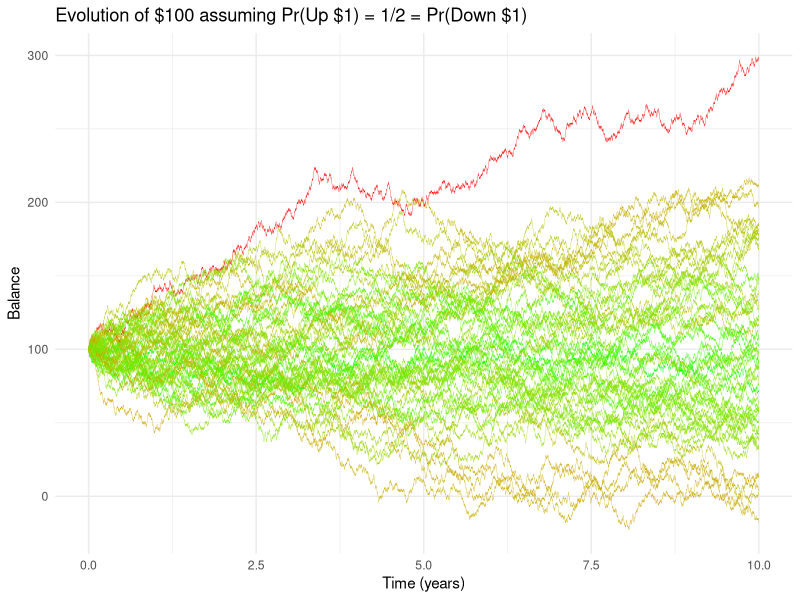

This chart was generated by the following R code:
## ---- chunk 1
#| fig-width: 6
#| fig-height: 4
#| fig-align: center
#| echo: true
library(ggplot2)
library(tidyr)
library(dplyr)

set.seed(1234)
W  <- 100L
Pr <- 0.5
N  <- 365L * 10L # 10 years
n  <- 50L        # compute 50 possible futures
run_chain <- function(N, p) {
  s <- sample(c(-1, 1), size = N, prob = c(p, 1-p), replace = TRUE)
  balance <- 100 + cumsum(s)
  return(balance)
}
chains <- replicate(n, run_chain(N, Pr))
chains_df <- as.data.frame(chains) |>
  mutate(Time = 1:n())
chains_df <- chains_df |>
  pivot_longer(
    cols = -Time,        
    names_to = "Chain", 
    values_to = "Value" 
  )
# color more extreme futures more red and less extreme more green
extremeness <- chains_df |>
  group_by(Chain) |>
  summarize(extreme = max(abs(Value - 100)), .groups = "drop")
chains_df <- left_join(chains_df, extremeness, by = "Chain")
ggplot(chains_df, aes(x = Time/365, y = Value, group = Chain, color = extreme)) +
  geom_line(linewidth = 0.1) +
  labs(title = "Evolution of $100 assuming Pr(Up $1) = 1/2 = Pr(Down $1)", 
       x = "Time (years)", y = "Balance") +
  scale_color_gradient(low = "green", high = "red") +
  theme_minimal() +
  theme(legend.position = "none")
## ---- chunk 2
#| fig-width: 4.5
#| fig-height: 4.5
#| fig-align: center
#| echo: true
library(expm)

T <- 1e5
states <- c(1, 0) # 1: up day, 0: down day
y <- numeric(T)
Q <- matrix(c(3/5, 2/5, 
              1/3, 2/3), ncol = 2, byrow = TRUE)
y[1] <- 1 # start in the up day
for (t in 2:T) {
  if (y[t-1] == 1) {
    y[t] <- sample(states, size = 1, prob = c(Q[1, 1], Q[1, 2]))
  } else {
    y[t] <- sample(states, size = 1, prob = c(Q[2, 1], Q[2, 2]))
  }
}
cat("Proportion of happy Up days:", mean(y) |> round(3))
## ---- chunk 3
#| cache: true
#| echo: true

library(ggplot2)
library(gganimate)
library(dplyr)
library(purrr)

pairs <- expand.grid(i = -10:10, j = -10:10)

lin_trans <- function(M, x) {
  stopifnot(diff(dim(M)) != 0) # must be square matrix
  stopifnot(dim(m)[2] == dim(pairs)[1]) 
  return(M %*% x)
}

# animated_data <- map_dfr(angles, ~ rotate_points(.x, pairs))
# 
# stopifnot(!any(is.na(animated_data$time)))
# stopifnot(is.numeric(animated_data$time))
# 
# p <- ggplot(animated_data, aes(x = x, y = y)) +
#   geom_point(size = 0.1, alpha = 0.8) +
#   geom_vline(xintercept = 0, linewidth = 0.1) +
#   geom_hline(yintercept = 0, linewidth = 0.1) +
#   coord_fixed() +
#   labs(x = "x", y = "y", title = "Rotation: {frame_time}°") +
#   theme_minimal() +
#   transition_time(time) +
#   shadow_mark(past = TRUE, future = FALSE, alpha = 0.2, size = 0.1)
# 
# animate(p, fps = 10, width = 500, height = 500, duration = 5)
## ---- chunk 4
#| fig-width: 4.5
#| fig-height: 4.5
#| fig-align: center
#| echo: true

# Compute eigenvalues and eigenvectors of the transpose of Q.
eigen_res <- eigen(t(Q))

print(eigen_res)
stationary_vec <- eigen_res$vectors[, 1]

# Normalize to ensure the elements sum to 1
stationary_distribution <- stationary_vec / sum(stationary_vec)
names(stationary_distribution) <- c("Up", "Down")
print(stationary_distribution |> round(2))
